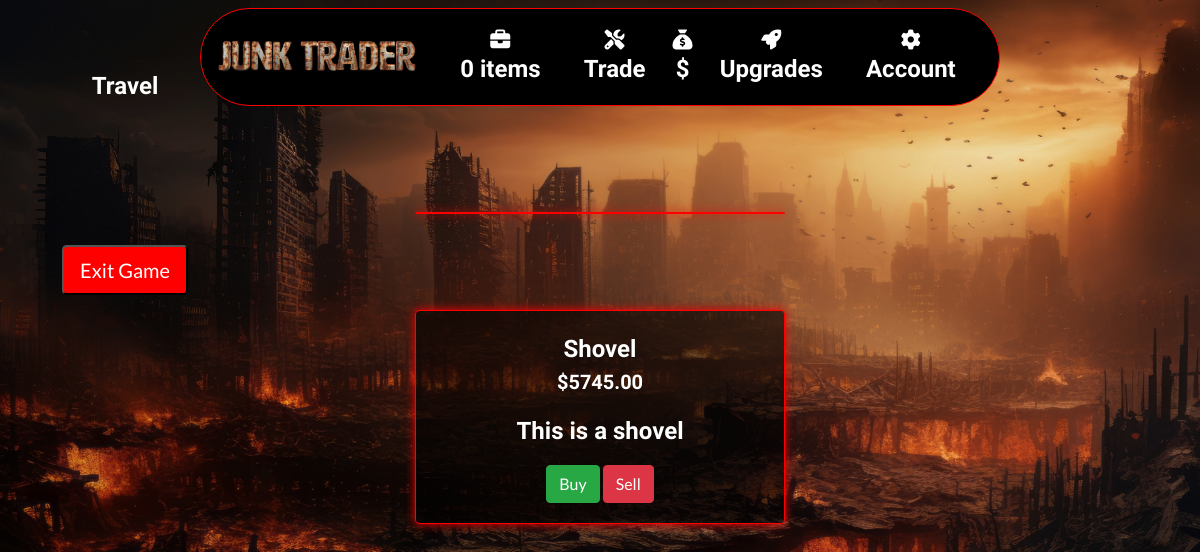
Screenshot of /collectables/1/ with the database file from the repository.
### collectables/models.py (models this page shows, shortened)
class Collectable(models.Model):
    name = models.CharField(max_length=254)
    description = models.TextField()
    price = models.DecimalField(max_digits=6, decimal_places=2)
    image_url = models.URLField(max_length=1024, null=True, blank=True)
    image = models.ImageField(null=True, blank=True)
    glb_file = models.FileField(upload_to='glb_files/', null=True, blank=True)

### collectables/views.py (the view)
# urls.py: path('<int:collectable_id>/', views.collectable_detail, name='collectable_detail'),
def collectable_detail(request, collectable_id):
    collectable = get_object_or_404(Collectable, pk=collectable_id)
    context = {
        'collectable': collectable,
    }
    return render(request, 'collectables/collectable_detail.html', context)

### backpack/contexts.py (called while the page is built, shortened)
def backpack_contents(request):
    backpack_items = []
    total = 0
    total_quantity = 0
    collectable_count = 0
    backpack = request.session.get('backpack', {})
    grand_total = total
    context = {
        'backpack_items': backpack_items,
        'total': total,
        'total_quantity': total_quantity,
        'collectable_count': collectable_count,
        'grand_total': grand_total,
    }
    return context

def total_amount(request):
    total_amount = [0]
    return {'total_amount': total_amount}

### collectables/templates/collectables/collectable_detail.html (shortened to what this page needs)
{% extends "base.html" %}
{% load static %}
{% block page_header %}
<div class="container header-container">
</div>
{% endblock %}
{% block content %}
<div class="container-fluid">
    <div class="row">
        <div class="col-md-3">
            <div class="fixed-panel">
                {% include 'includes/fixed_panel.html' %}
            </div>
        </div>
    </div>
</div>
<div class="container-fluid">
    <div class="row justify-content-center">
        <div class="col-12 col-md-6 col-lg-4">
            <div class="card box my-5">
            </div>
        </div>
    </div>
    <div class="row justify-content-center">
        <div class="col-12 col-md-6 col-lg-4">
            <div class="card box product-details-container mb-5 mt-md-5">
                <div class="card-body text-white text-center">
                    <p class="card-title mb-0">{{ collectable.name }}</p>
                    <p class="lead mb-0 font-weight-bold">${{ collectable.price }}</p>
                    <p class="card-text mt-3">{{ collectable.description }}</p>
                    <button type="button" class="btn btn-success" data-toggle="modal" data-target="#buyModal{{ collectable.id }}">
                        Buy
                    </button>
                    <button type="button" class="btn btn-danger" data-toggle="modal" data-target="#sellModal{{ collectable.id }}">
                        Sell
                    </button>
                </div>
            </div>
        </div>
    </div>
</div>
{% endblock %}

### static/css/base.css (style rules this page uses)
html { height: 100%; }
body { background: url('/media/bg_image.png') no-repeat center center fixed; background-size: cover; height: calc(100vh - 164px); color: #555; font-family: 'Lato'; }
p, h1, h2, h3, h4, h5, h6 { font-family: "Amatic SC", sans-serif; font-weight: 700; font-size: x-large; font-style: normal; }
.box { border: 1px solid red; box-shadow: 0 0 10px red; background-color: #00000093; }
.fixed-panel { position: fixed; top: 0; bottom: 0; left: 0; width: 250px; border: 1px solid red; box-shadow: 0 0 10px red; background-color: #00000093; overflow-y: auto; }
@media (min-width: 1200px) { .container { max-width: 80%; } }
@media (min-width: 992px) { .header-container { padding-top: 164px; } }
@media (max-width: 1300px) { .fixed-panel { border: none; box-shadow: none; background-color: #00000011; } }

### rows the page displays
Collectable: name "Shovel", price "5745.00", description "This is a shovel"
